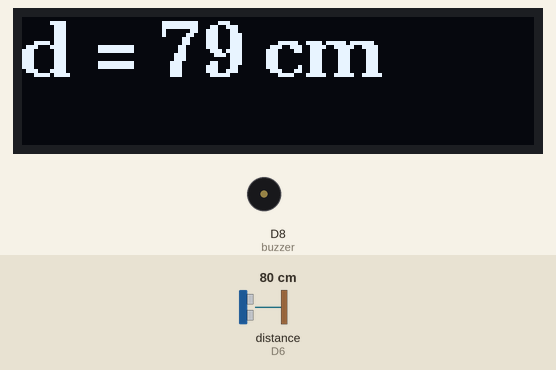
Simulated run of this sketch. Board: ESP8266 (NodeMCU). On the bench: 128×32 one-colour display, buzzer (waves = sounding, pin HIGH). Wiring (inferred from the names in the program): ultrasonic range finder: trigger D5; echo D6. The inputs (shaded band) are chosen by the test bench; at power-on: distance to the obstacle (sensor on D6) 80 cm. The echo pulse lasts 58.3 µs per cm; pins used as bus, display or sensor lines are not drawn; what the sketch prints to the serial monitor is not drawn.

Above: at 1.2 s.
1.3 s: distance to the obstacle (sensor on D6) set to 2 cm
At 2.1 s:
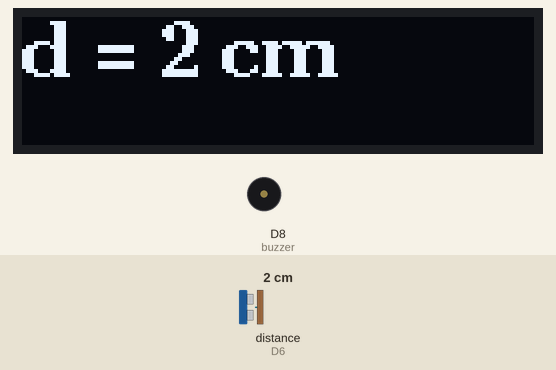
2.8 s: distance to the obstacle (sensor on D6) set to 18 cm
At 3.5 s:
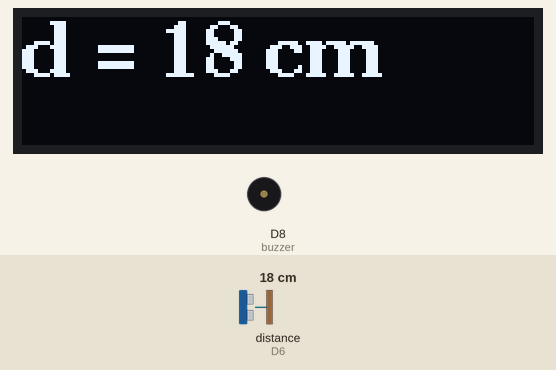
4.3 s: distance to the obstacle (sensor on D6) set to 4 cm
At 5.4 s:
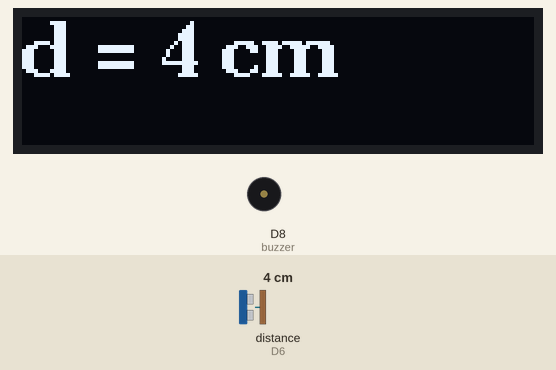
Timing chart, 0 to 7.3 s (numbered marks = the images above; inputs shaded):
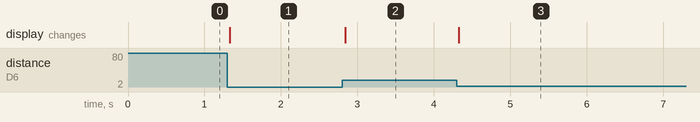

Measured:
- after the input at 1.3 s, the display: changes at once (image 1)
- after the input at 2.8 s, the display: changes at once (image 2)
- after the input at 4.3 s, the display: changes at once (image 3)

The sketch:

ultrasound-distance-meter.ino
```cpp
#include "U8g2lib.h"

U8G2_SSD1306_128X32_UNIVISION_F_SW_I2C u8g2(U8G2_R0, D3, D4);

const int pTrig = D5;
const int pEcho = D6;
const int buzzer = D8;

long odezva, vzdalenost;

void setup() {
  pinMode(pTrig, OUTPUT);
  pinMode(pEcho, INPUT);
  pinMode(buzzer, OUTPUT);

  Serial.begin(9600);
  u8g2.begin();
}

void loop()
{
  u8g2.firstPage();
  do {
    readDistance();
    u8g2.setFont(u8g2_font_ncenB14_tr);
    String text = "d = " + String(vzdalenost) + " cm";
    u8g2.drawStr(0,15,text.c_str());
  } while ( u8g2.nextPage() );
}

int readDistance() {
  digitalWrite(pTrig, LOW);
  delayMicroseconds(2);
  digitalWrite(pTrig, HIGH);
  delayMicroseconds(5);
  digitalWrite(pTrig, LOW);

  odezva = pulseIn(pEcho, HIGH);

  vzdalenost = odezva / 58.31;
  Serial.print("Vzdalenost je ");
  Serial.print(vzdalenost);
  Serial.println(" cm.");
}
```
